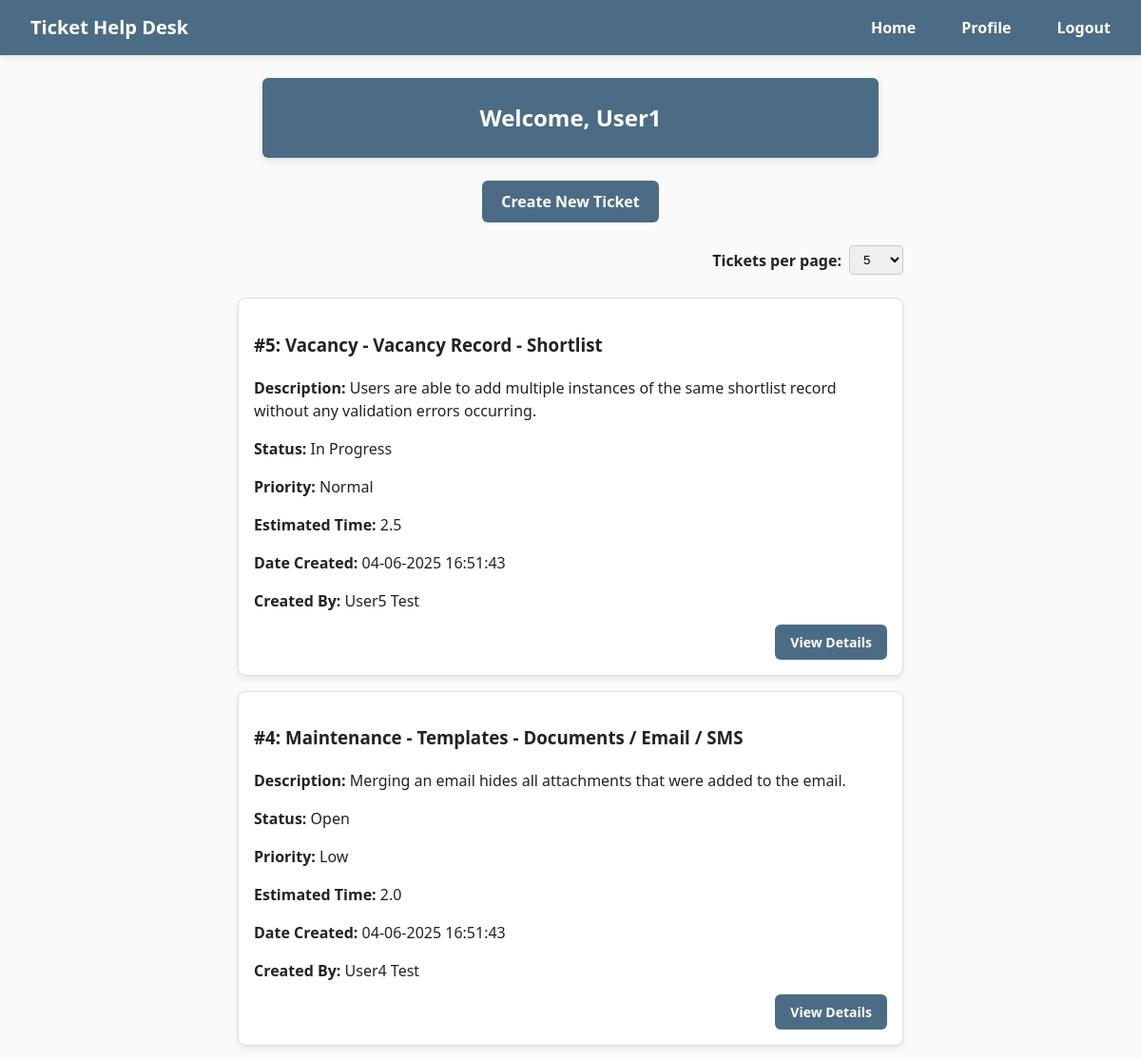
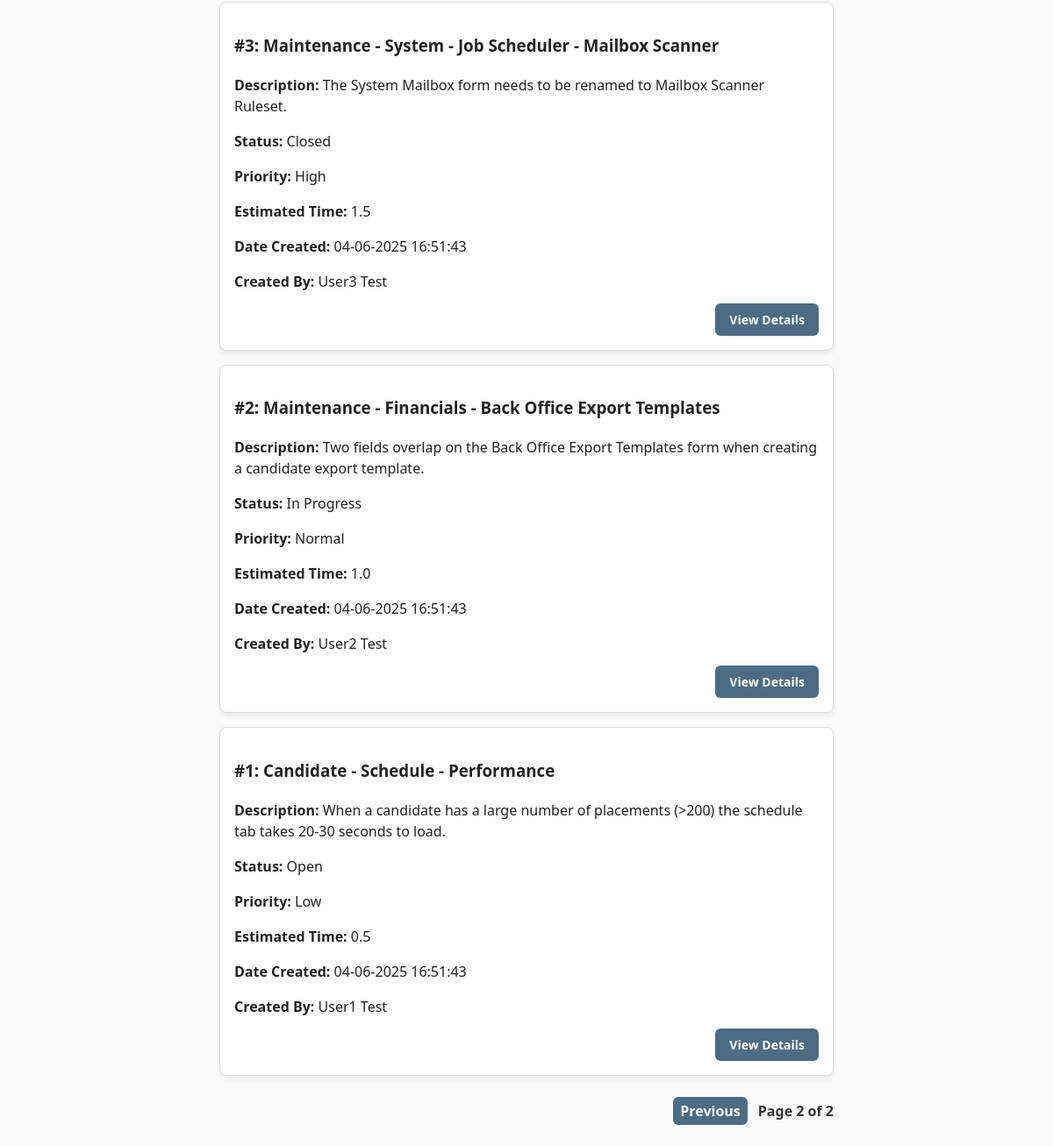
/?page=2&per_page=5 (signed in), run on the app's committed database (2 pictures, top to bottom).
### HelpDeskTicketingSystem/models/UserModel.py (models this page shows)
class User(db.Model, UserMixin):
    id = db.Column(db.Integer, primary_key=True)
    forename = db.Column(db.String(50))
    surname = db.Column(db.String(50))
    email = db.Column(db.String(150), unique=True)
    password = db.Column(db.String(20))
    account_type = db.Column(db.String(20), nullable=False)

### HelpDeskTicketingSystem/models/TicketModel.py (models this page shows)
class Ticket(db.Model):
    id = db.Column(db.Integer, primary_key=True)
    subject = db.Column(db.String(100), nullable=False)
    description = db.Column(db.Text, nullable=False)
    status = db.Column(db.String(20), nullable=False)
    priority = db.Column(db.String(20), nullable=False)
    estimated_time = db.Column(db.Float, nullable=False)
    date_created = db.Column(db.DateTime(timezone=True), default=func.current_timestamp())
    date_updated = db.Column(db.DateTime(timezone=True), default=func.current_timestamp(), onupdate=func.current_timestamp())
    user_id = db.Column(db.Integer, db.ForeignKey('user.id'))
    user = relationship('User', backref='tickets')

### HelpDeskTicketingSystem/views/home.py (the view)
@home_bp.route('/')
@login_required
def home():
    page = request.args.get('page', 1, type=int)
    per_page = request.args.get('per_page', 5, type=int)
    if current_user.account_type == 'Administrator':
        tickets = Ticket.query.order_by(Ticket.id.desc()).paginate(page=page, per_page=per_page)
    else:
        tickets = Ticket.query.filter_by(user_id=current_user.id).order_by(Ticket.id.desc()).paginate(page=page, per_page=per_page)
    return render_template("home.html", user=current_user, tickets=tickets, per_page=per_page)

### HelpDeskTicketingSystem/__init__.py (called while the page is built)
def create_app():
    app = Flask(__name__)
    app.config.from_object(Config)
    db.init_app(app)
    login_manager.init_app(app)
    login_manager.login_view = 'auth.login'
    from .views.home import home_bp
    from .views.auth import auth_bp
    from .views.users import users_bp
    from .views.tickets import tickets_bp
    app.register_blueprint(home_bp, url_prefix='/')
    app.register_blueprint(auth_bp, url_prefix='/')
    app.register_blueprint(tickets_bp, url_prefix='/')
    app.register_blueprint(users_bp, url_prefix='/')
    create_database(app)
    from .models import User
    @login_manager.user_loader
    def load_user(user_id):
        return User.query.get(int(user_id))
    return app

### HelpDeskTicketingSystem/templates/home.html (shortened to what this page needs)
{% extends "base.html" %}
{% block content %}
  <h2>Welcome, {{ user.forename }}</h2>
  <div class="create-ticket-wrapper">
    <a href="{{ url_for('tickets.create_ticket') }}" class="btn btn-primary btn-new-ticket">Create New Ticket</a>
  </div>
  <div class="per-page-form-wrapper">
  <form method="get" action="{{ url_for('home.home') }}" class="per-page-form">
    <label for="per_page">Tickets per page:</label>
    <select name="per_page" id="per_page" onchange="this.form.submit()">
      {% for option in [5, 10, 15, 20] %}
        <option value="{{ option }}" {% if per_page == option %}selected{% endif %}>{{ option }}</option>
      {% endfor %}
    </select>
  </form>
  </div>
  <br>
  {% if tickets.items %}
    <div class="list-group">
      {% for ticket in tickets.items %}
        <div class="entity-card entity-card--list">
          <h3>#{{ ticket.id }}: {{ ticket.subject }}</h3>
          <p><strong>Description:</strong> {{ ticket.description }}</p>
          <p><strong>Status:</strong> {{ ticket.status }}</p>
          <p><strong>Priority:</strong> {{ ticket.priority }}</p>
          <p><strong>Estimated Time:</strong> {{ ticket.estimated_time }}</p>
          <p><strong>Date Created:</strong> {{ ticket.date_created.strftime('%d-%m-%Y %H:%M:%S') }}</p>
          {% if current_user.account_type == 'Administrator' %}
            <p><strong>Created By:</strong> {{ ticket.user.forename }} {{ ticket.user.surname }}</p>
          {% endif %}
          <a href="{{ url_for('tickets.ticket_details', ticket_id=ticket.id) }}" class="btn btn-primary">View Details</a>
        </div>
      {% endfor %}
    </div>
    <div class="pagination">
      {% if tickets.has_prev %}
        <a href="{{ url_for('home.home', page=tickets.prev_num, per_page=per_page) }}" class="btn btn-secondary">Previous</a>
      {% endif %}
      Page {{ tickets.page }} of {{ tickets.pages }}
    </div>
  {% else %}
    <p class="no-tickets">No tickets are associated with this user.</p>
  {% endif %}
{% endblock %}

### HelpDeskTicketingSystem/static/main.css (style rules this page uses)
body { margin: 0; padding: 0; font-family: "Segoe UI", sans-serif; font-size: 16px; line-height: 1.5; color: #222; background-color: #fafafa; }
h2 { background: #fff; padding: 24px; border-radius: 6px; box-shadow: 0 3px 8px rgba(0, 0, 0, 0.1); max-width: 600px; margin: 0 auto; text-align: center; margin-bottom: 24px; background-color: #4C6C85; color: #fff; }
a { color: #4C6C85; text-decoration: none; }
p { color: #222; text-decoration: none; font-weight: 300; }
.create-ticket-wrapper { text-align: center; margin: 24px 0; }
.btn-new-ticket { display: inline-block; background-color: #4C6C85; color: #fff; padding: 10px 20px; font-size: 1rem; font-weight: 600; border: none; border-radius: 6px; cursor: pointer; transition: background-color 0.2s ease; }
.per-page-form-wrapper { display: flex; justify-content: flex-end; max-width: 700px; margin: 0 16px 0 100px; padding: 0; }
.per-page-form { display: flex; justify-content: flex-end; align-items: center; gap: 8px; font-weight: 600; margin: 0; margin-left: 32px; }
.per-page-form label { margin: 0; font-weight: 600; }
.per-page-form select { padding: 6px 10px; border-radius: 4px; border: 1px solid #ccc; }
.pagination { display: flex; justify-content: flex-end; align-items: center; max-width: 800px; gap: 12px; margin-top: 24px; font-weight: 600; color: #333; font-size: 1rem; }
.pagination a.btn { background-color: #4C6C85; color: #fff; padding: 4px 8px; border-radius: 6px; border: none; font-weight: 700; text-decoration: none; cursor: pointer; transition: background-color 0.2s; }
.list-group { list-style: none; padding: 0; max-width: 700px; margin: 0 auto; }
.entity-card { background: #fff; border: 1px solid #ddd; border-radius: 8px; box-shadow: 0 3px 6px rgba(0, 0, 0, 0.08); padding: 16px; margin-bottom: 16px; }
.entity-card--list { position: relative; max-width: 800px; margin-left: auto; margin-right: auto; text-align: left; padding-bottom: 50px; }
.entity-card--list .btn-primary { position: absolute; bottom: 16px; right: 16px; width: auto; padding: 8px 16px; font-size: 14px; font-weight: 700; border: none; border-radius: 6px; background: #4C6C85; color: #fff; cursor: pointer; }

### data on the page
User: forename "User1"
Ticket: id "5", subject "Vacancy - Vacancy Record - Shortlist", description "Users are able to add multiple instances of the same shortlist record without any validation errors occurring.", status "In Progress", priority "Normal", estimated_time "2.5", date_created "04-06-2025 16:51:43", user.forename "User5", user.surname "Test"
Ticket: id "4", subject "Maintenance - Templates - Documents / Email / SMS", description "Merging an email hides all attachments that were added to the email.", status "Open", priority "Low", estimated_time "2.0", date_created "04-06-2025 16:51:43", user.forename "User4", user.surname "Test"
Ticket: id "3", subject "Maintenance - System - Job Scheduler - Mailbox Scanner", description "The System Mailbox form needs to be renamed to Mailbox Scanner Ruleset.", status "Closed", priority "High", estimated_time "1.5", date_created "04-06-2025 16:51:43", user.forename "User3", user.surname "Test"
Ticket: id "2", subject "Maintenance - Financials - Back Office Export Templates", description "Two fields overlap on the Back Office Export Templates form when creating a candidate export template.", status "In Progress", priority "Normal", estimated_time "1.0", date_created "04-06-2025 16:51:43", user.forename "User2", user.surname "Test"
Ticket: id "1", subject "Candidate - Schedule - Performance", description "When a candidate has a large number of placements (>200) the schedule tab takes 20-30 seconds to load.", status "Open", priority "Low", estimated_time "0.5", date_created "04-06-2025 16:51:43", user.forename "User1", user.surname "Test"

### other printed values
{{ tickets.page }} "2"
{{ tickets.pages }} "2"
form field per_page "5"
